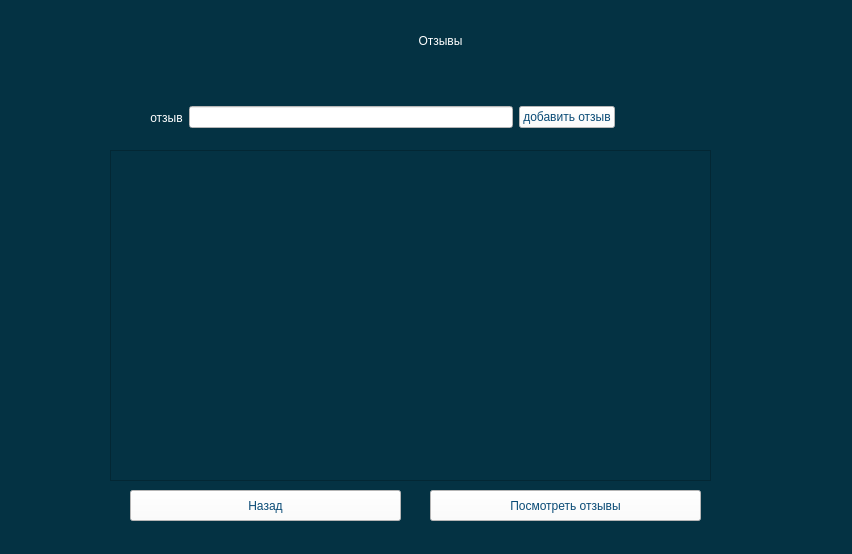
<?xml version="1.0" encoding="UTF-8"?>
<ui version="4.0">
 <class>comment</class>
 <widget class="QWidget" name="comment">
  <property name="geometry">
   <rect>
    <x>0</x>
    <y>0</y>
    <width>852</width>
    <height>554</height>
   </rect>
  </property>
  <property name="windowTitle">
   <string>Form</string>
  </property>
  <property name="styleSheet">
   <string notr="true">background-color: rgb(4, 50, 67);</string>
  </property>
  <widget class="QLabel" name="label">
   <property name="geometry">
    <rect>
     <x>10</x>
     <y>20</y>
     <width>861</width>
     <height>41</height>
    </rect>
   </property>
   <property name="styleSheet">
    <string notr="true">font: 28pt &quot;Lucida Calligraphy&quot;;
color:white;</string>
   </property>
   <property name="text">
    <string>Отзывы</string>
   </property>
   <property name="alignment">
    <set>Qt::AlignCenter</set>
   </property>
  </widget>
  <widget class="QTextEdit" name="textEdit">
   <property name="geometry">
    <rect>
     <x>110</x>
     <y>150</y>
     <width>601</width>
     <height>331</height>
    </rect>
   </property>
   <property name="styleSheet">
    <string notr="true">background-color: rgb(4, 50, 67);
font: 14pt &quot;Lucida Calligraphy&quot;;
color:white;</string>
   </property>
  </widget>
  <widget class="QPushButton" name="pushButton_2">
   <property name="geometry">
    <rect>
     <x>130</x>
     <y>490</y>
     <width>271</width>
     <height>31</height>
    </rect>
   </property>
   <property name="styleSheet">
    <string notr="true">background-color:white;
font: 14pt &quot;Lucida Calligraphy&quot;;
color:rgb(10, 75, 118);</string>
   </property>
   <property name="text">
    <string>Назад</string>
   </property>
  </widget>
  <widget class="QPushButton" name="pushButton_4">
   <property name="geometry">
    <rect>
     <x>430</x>
     <y>490</y>
     <width>271</width>
     <height>31</height>
    </rect>
   </property>
   <property name="styleSheet">
    <string notr="true">background-color:white;
font: 14pt &quot;Lucida Calligraphy&quot;;
color:rgb(10, 75, 118);</string>
   </property>
   <property name="text">
    <string>Посмотреть отзывы</string>
   </property>
  </widget>
  <widget class="QWidget" name="">
   <property name="geometry">
    <rect>
     <x>150</x>
     <y>100</y>
     <width>465</width>
     <height>35</height>
    </rect>
   </property>
   <layout class="QHBoxLayout" name="horizontalLayout_2">
    <item>
     <layout class="QHBoxLayout" name="horizontalLayout">
      <item>
       <widget class="QLabel" name="label_2">
        <property name="styleSheet">
         <string notr="true">font: 14pt &quot;Lucida Calligraphy&quot;;
color:white;</string>
        </property>
        <property name="text">
         <string>отзыв</string>
        </property>
        <property name="alignment">
         <set>Qt::AlignCenter</set>
        </property>
       </widget>
      </item>
      <item>
       <widget class="QLineEdit" name="lineEdit">
        <property name="styleSheet">
         <string notr="true">background-color:white;
font: 14pt &quot;Lucida Calligraphy&quot;;
color:rgb(10, 75, 118);</string>
        </property>
       </widget>
      </item>
     </layout>
    </item>
    <item>
     <widget class="QPushButton" name="pushButton_3">
      <property name="styleSheet">
       <string notr="true">background-color:white;
font: 14pt &quot;Lucida Calligraphy&quot;;
color:rgb(10, 75, 118);</string>
      </property>
      <property name="text">
       <string>добавить отзыв</string>
      </property>
     </widget>
    </item>
   </layout>
  </widget>
 </widget>
 <resources/>
 <connections/>
</ui>
